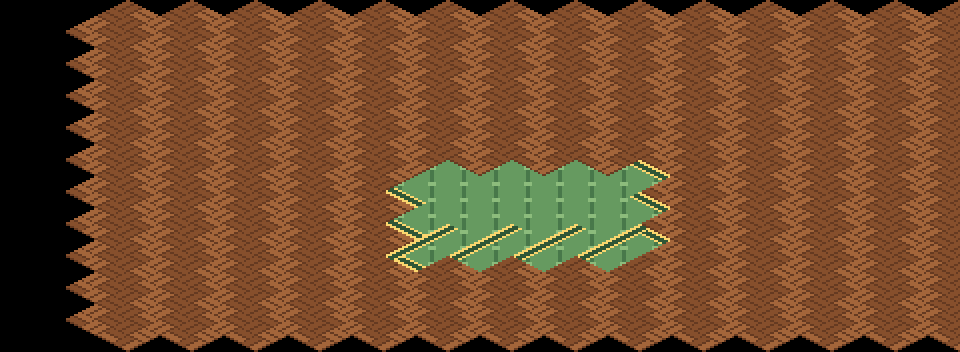

A 2D game scene composited from a Tiled map and its tileset images. What follows is a short description and the map's XML, with every tile layer's data as written:
An orthogonal 15x11 tile map with 64x32 px tiles, 1 tile layer (suelo).

<map version="1.10" orientation="orthogonal" renderorder="right-down" width="15" height="11" tilewidth="64" tileheight="32" infinite="0" nextlayerid="2" nextobjectid="1">
 <tileset firstgid="1" name="terreno_mundo" tilewidth="128" tileheight="64" tilecount="203" columns="8">
  <image source="../textures/../textures/terreno_mundo.png" width="1024" height="1664" />
 </tileset>
 <layer id="1" name="suelo" width="15" height="11">
  <data encoding="csv">
0,0,0,0,0,0,0,0,0,0,0,0,0,0,0,
0,159,159,159,159,159,159,159,159,159,159,159,159,159,159,
0,159,159,159,159,159,159,159,159,159,159,159,159,159,159,
0,159,159,159,159,159,159,159,159,159,159,159,159,159,159,
0,159,159,159,159,159,159,159,159,159,159,159,159,159,159,
0,159,159,159,159,159,159,159,159,159,159,159,159,159,159,
0,159,159,159,159,159,193,191,191,195,159,159,159,159,159,
0,159,159,159,159,159,189,188,188,190,159,159,159,159,159,
0,159,159,159,159,159,194,192,192,196,159,159,159,159,159,
0,159,159,159,159,159,159,159,159,159,159,159,159,159,159,
0,159,159,159,159,159,159,159,159,159,159,159,159,159,159
</data>
 </layer>
</map>
